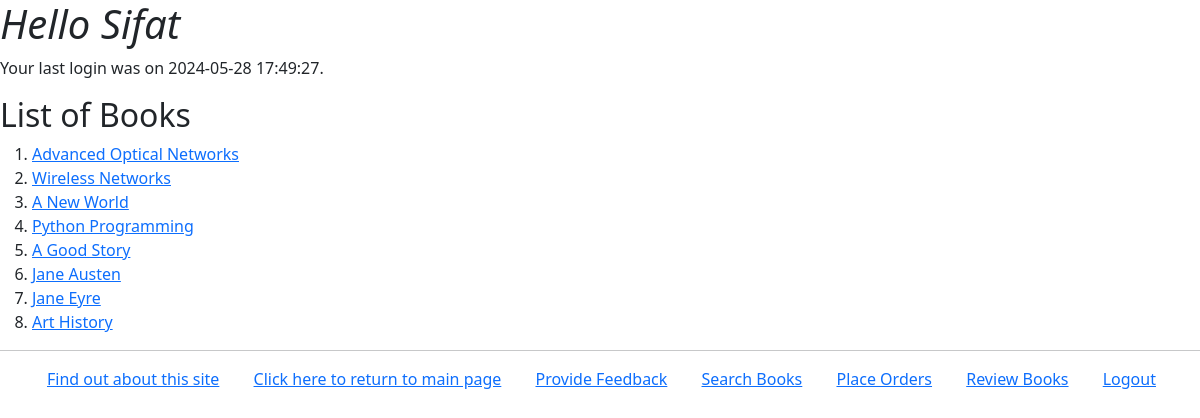
/myapp/ (signed in), run on the app's committed database.
### myapp/models.py (models this page shows, shortened)
class Book(models.Model):
    CATEGORY_CHOICES = [
        ('S', 'Scinece&Tech'),
        ('F', 'Fiction'),
        ('B', 'Biography'),
        ('T', 'Travel'),
        ('O', 'Other')
    ]
    title = models.CharField(max_length=200)
    category = models.CharField(max_length=1, choices=CATEGORY_CHOICES, default='S')
    num_pages = models.PositiveIntegerField(default=100)
    price = models.DecimalField(max_digits=10, decimal_places=2)
    publisher = models.ForeignKey(Publisher, related_name='books', on_delete=models.CASCADE)
    description = models.TextField(max_length=500, blank=True)
    num_reviews = models.PositiveIntegerField(default=0)

### myapp/views.py (the view)
# urls.py: path(r'', views.index, name='index'),
def index(request):
    booklist = Book.objects.all().order_by('id')[:10]
    last_login = request.session.get('last_login')
    if last_login:
        message = f"Your last login was on {last_login}."
    else:
        message = "Your last login was more than one hour ago."
    return render(request, 'myapp/index.html', {'booklist': booklist, 'message': message})

### myapp/templates/myapp/index.html (shortened to what this page needs)
{% extends 'myapp/base.html' %}
{% block body_block %}
    <p>{{ message }}</p>
    {% if booklist %}
        <h2>List of Books</h2>
        <ol>
            {% for book  in booklist %}
                <li>
                    <a href="{% url 'myapp:detail' book.id %}">{{book.title}}</a>
                </li>
            {% endfor %}
        </ol>
    {% else %}
        <strong>There are no available books!</strong>
    {% endif %}
{% endblock %}

### myapp/static/myapp/style.css (style rules this page uses)
body { background-color: #f0f0f0; color: #333; font-size: 16px; font-family: Arial, sans-serif; }

### data on the page
Book: title "Advanced Optical Networks"
Book: title "Wireless Networks"
Book: title "A New World"
Book: title "Python Programming"
Book: title "A Good Story"
Book: title "Jane Austen"
Book: title "Jane Eyre"
Book: title "Art History"

### other printed values
{{ message }} "Your last login was on 2024-05-28 17:49:27."
